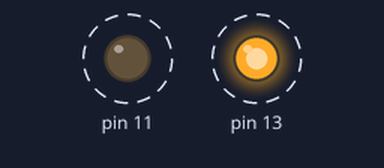
Simulated run of this sketch. Board: Arduino Uno, built with avr-gcc and run on an emulated ATmega328P. On the bench: output pins drawn as LEDs (lit = HIGH). Dashed ring = blinking.

Above: at 0.05 s.
Timing chart, 0 to 3.0 s (numbered marks = the images above):
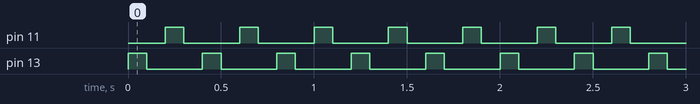

The sketch:

codigo2.ino
```cpp
// C++ code
//
void setup()
{
  pinMode(13, OUTPUT);
  pinMode(11, OUTPUT);
}

void loop()
{
  PiscaLedVermelho13();
  PiscaLedVermelho11();
}

void PiscaLedVermelho13()
 {
  digitalWrite(13, HIGH);
  delay(100);
  digitalWrite(13, LOW);
  delay(100);
}

void PiscaLedVermelho11()
 {
  digitalWrite(11, HIGH);
  delay(100);
  digitalWrite(11, LOW);
  delay(100);
}
```

Measured:
- by itself, pin 11, pin 13: alternates HIGH for 0.10 s and LOW for 0.30 s
